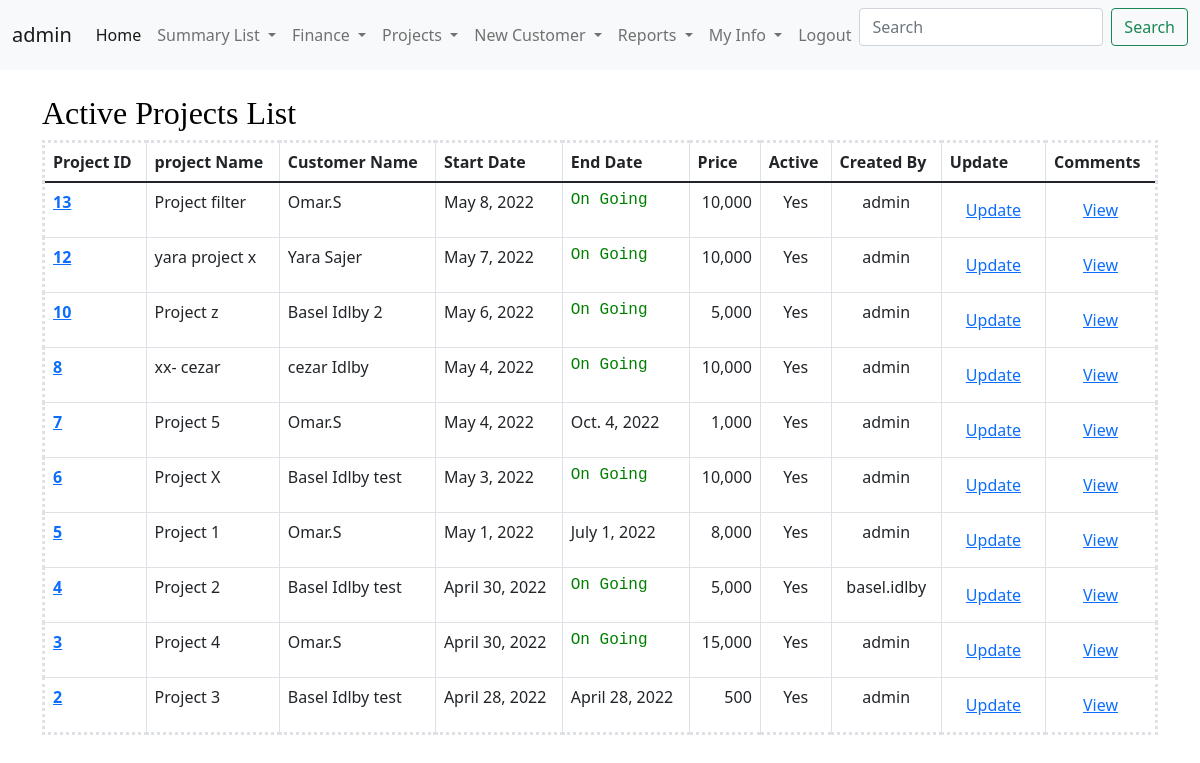
Page /ProjectsList (signed in) on the earlier database version.
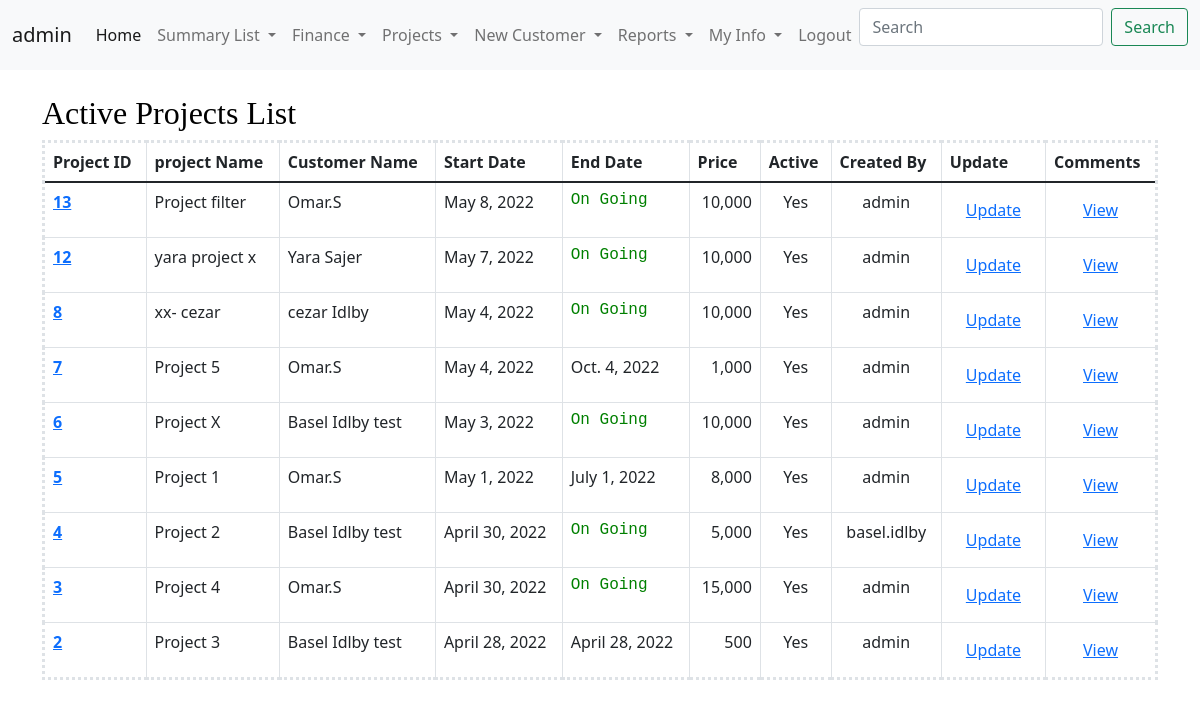
Same page on the later database version.
### CRM/models.py (models this page shows, shortened)
class ProjectInfoModel(models.Model):
    projectId = models.AutoField(primary_key=True)
    projectName = models.CharField(max_length=100 , unique=True)
    projectDesc =  models.CharField(max_length=300)
    startDate = models.DateField(default= datetime.now)
    endDate = models.DateField(blank=True, null=True)
    price = models.IntegerField()
    active = models.BooleanField(default=True)
    createdBy = models.ForeignKey(User, on_delete=models.CASCADE)
    GA1 = models.CharField(max_length=100 , blank=True, null=True)
    GA2 = models.CharField(max_length=100 , blank=True, null=True)
    GB1 = models.BooleanField(default=False , blank=True, null=True)
    GB2 = models.BooleanField(default=False , blank=True, null=True)
    GD1 = models.DateField(blank=True, null=True)
    GD2 = models.DateField(blank=True, null=True)

### CRM/views.py (the view)
# urls.py: path('ProjectsList',views.ProjectsList,name='ProjectsList'),
@login_required
def ProjectsList(request):
    projectListQuery = assignProjectModel.objects.select_related('projectId_id').values_list('projectId__projectId','projectId__projectName','customerId__customerName','projectId__startDate','projectId__endDate','projectId__price','projectId__active','projectId__createdBy__username','userLogin').filter(projectId__active=True).order_by('-projectId_id')
    context = {'projectListQuery':projectListQuery}
    return render(request,'CRM/projectList.html',context)

### CRM/templates/CRM/projectList.html (shortened to what this page needs)
{% include 'CRM/base.html' %}
{% include 'CRM/navbar.html' %}
{% load humanize %}
{% block content %}
<div class="container-lg">
    <h2 style="color: rgb(0, 0, 0); font-family: Georgia, 'Times New Roman', Times, serif; "> Active Projects List</h2>
<table style="border-style: dotted;" class="table table-bordered">
    <thead>
      <tr>
        <th scope="col">Project ID</th>
        <th scope="col">project Name</th>
        <th scope="col">Customer Name</th>
        <th scope="col">Start Date</th>
        <th scope="col">End Date</th>
        <th scope="col">Price</th>
        <th scope="col">Active</th>
        <th scope="col">Created By</th>
        <th scope="col">Update</th>
        <th scope="col">Comments</th>
      </tr>
    </thead>
    <tbody>
      <tr>
          {% for x in projectListQuery %}
        <th scope="row" ><a href="/customerProfile/{{x.0}}">{{x.0}}</a></th>
        <td>{{x.1}}</td>
        <td>{{x.2}}</td>
        <td>{{x.3}}</td>
        {% if x.4 == Null %} <td style="color: green; font-family: 'Courier New', Courier, monospace;">On Going</td> {% else %} <td>{{x.4}}</td> {% endif %}
        <td align="right">{{x.5|intcomma}}</td>
        {% if x.6 == True %} <td align="center">Yes</td> {% else %} <td align="center">No</td> {% endif %}
        <td align="center">{{x.7}}</td>
        <td align="center"><button class="btn btn-secondery"><a href="/updateProject/{{x.0}}">Update</a></button></td>
        <td align="center"><button class="btn btn-secondery"><a href="/NewComment/{{x.0}}">View</a></button></td>
      </tr>
      {% endfor %}
    </tbody>
  </table>
</div>
{% endblock %}

Differences in the rows shown:
no longer on this page (row edited): ProjectInfoModel: projectId "10", x "Project z", x "Basel Idlby 2", startDate "May 6, 2022", shows "On Going", price "5,000", x "admin"
